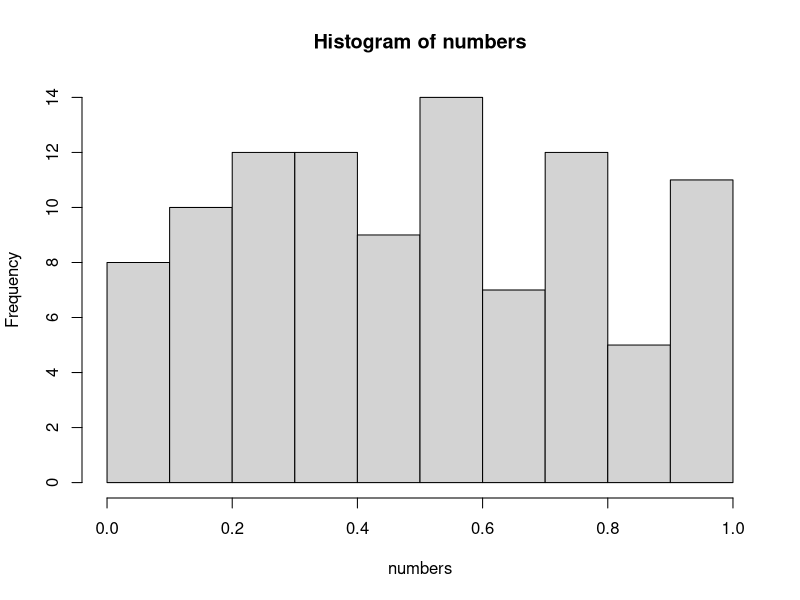

Reproduce this figure in R.
## ---- chunk 1
knitr::opts_chunk$set(echo = TRUE)
## ---- chunk 2
numbers <- runif(1:100)

hist(numbers)
